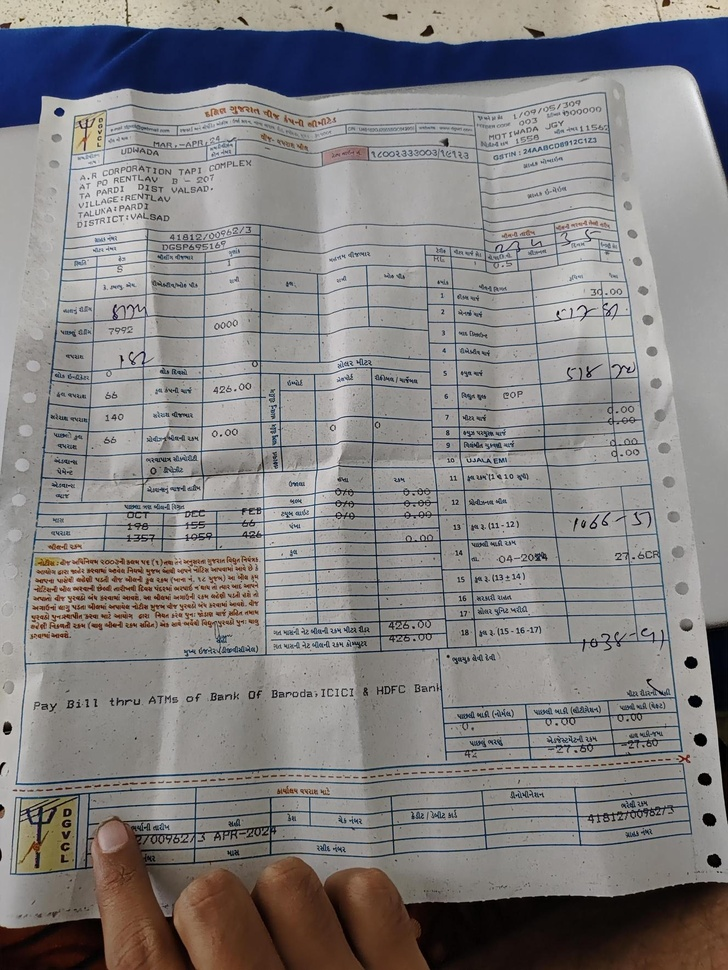
#> input picture images/Media.jpg, 728 x 970 px, shrunk from 1328 x 1770 before the run, found by its file name
$ python image_pre_process.py
#> lines starting #> are read from the running program, lines starting #| are printed output that depends on the picture
import cv2
import numpy as np

def enhance_image(image_path):
    # Load the image
#> called with image_path = 'images/media.jpg'
    image = cv2.imread(image_path, cv2.IMREAD_COLOR)
#> image is the input picture: shape (970, 728, 3); mean B, G, R 130.5, 130.3, 132.8

    # Convert to grayscale
    gray = cv2.cvtColor(image, cv2.COLOR_BGR2GRAY)
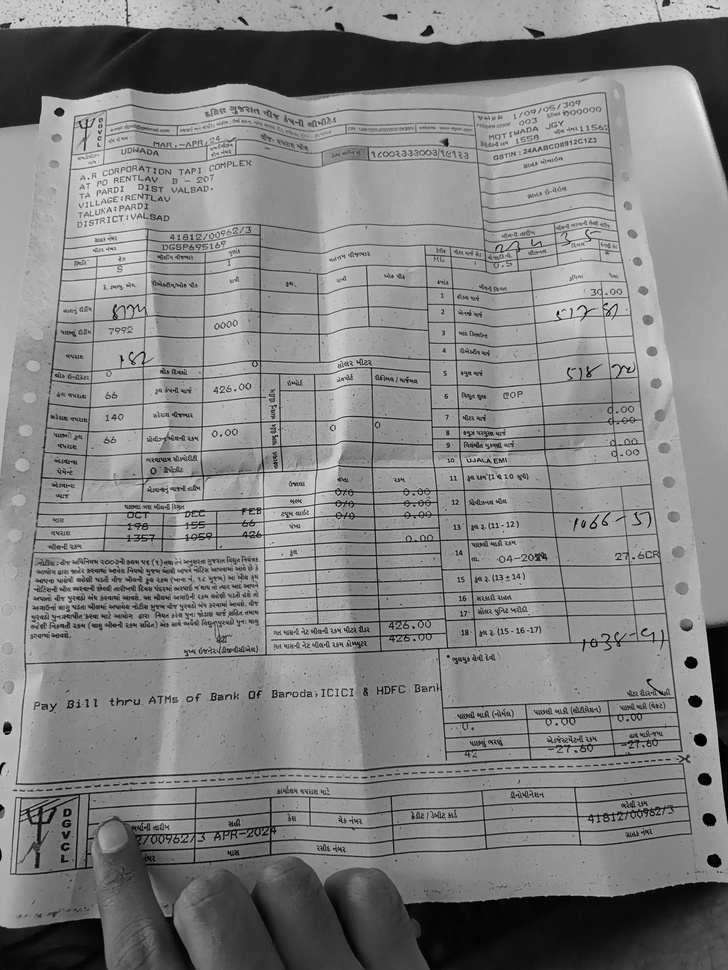
#> gray: shape (970, 728); min 0, max 241, mean 131.1

    # Remove noise using Gaussian Blur
    denoised = cv2.GaussianBlur(gray, (5, 5), 0)

    # Sharpen the image using a kernel
    kernel = np.array([[0, -1, 0], [-1, 4.8,-1], [0, -1, 0]])
    sharpened = cv2.filter2D(denoised, -1, kernel)
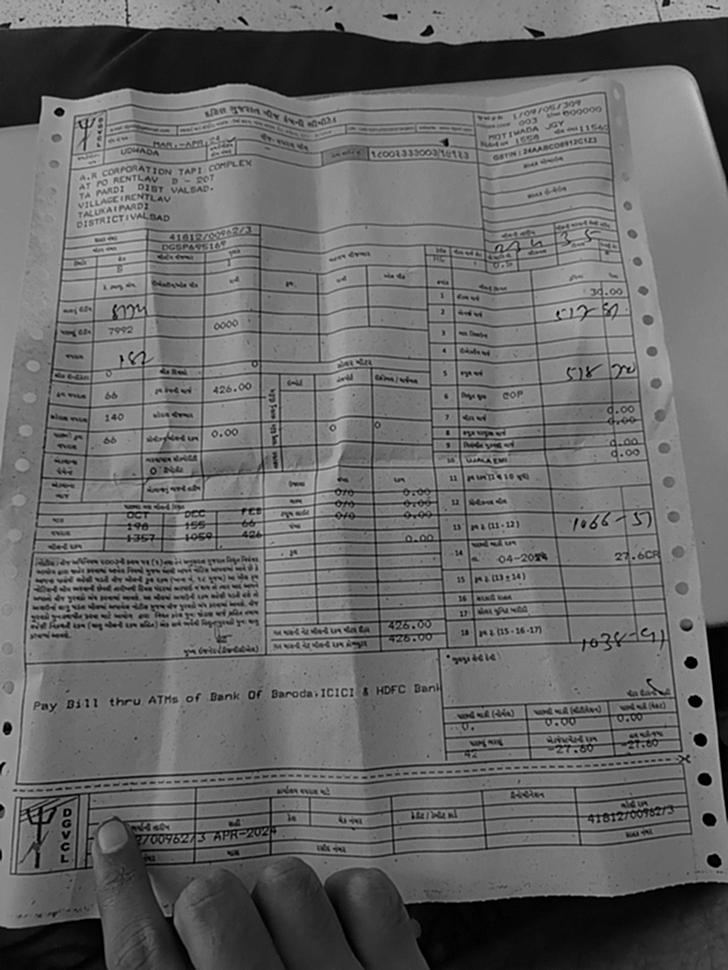
#> sharpened: shape (970, 728); min 0, max 196, mean 104.9

    # Morphological operations to remove small noises and marks
    kernel = np.ones((3, 3), np.uint8)
    morph_cleaned = cv2.morphologyEx(sharpened, cv2.MORPH_CLOSE, kernel)
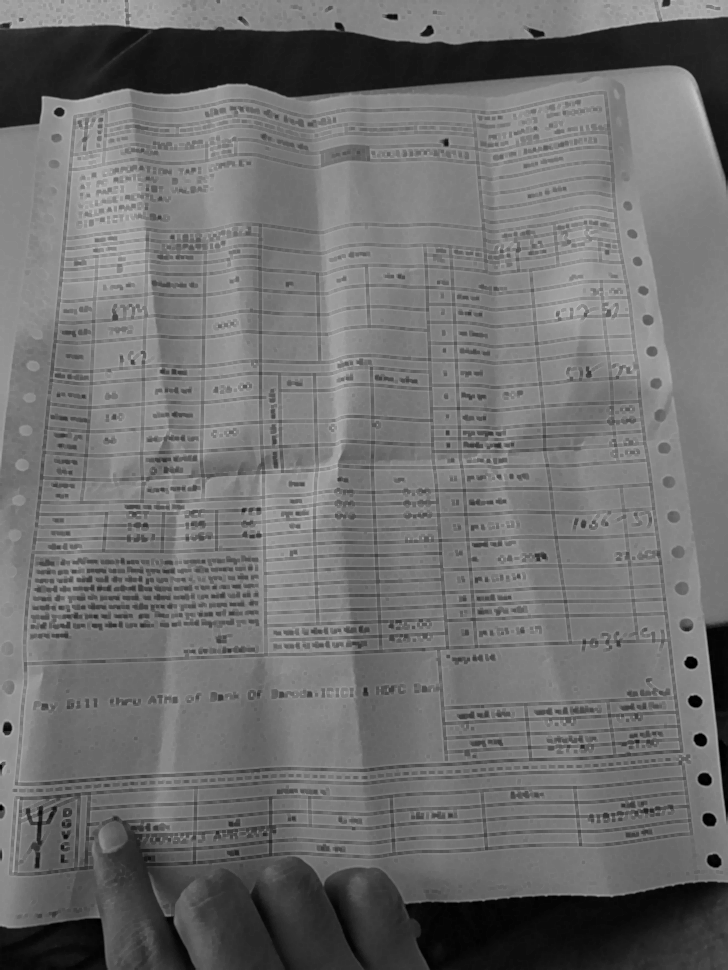
#> morph_cleaned: shape (970, 728); min 0, max 196, mean 109.9
    morph_cleaned = cv2.morphologyEx(morph_cleaned, cv2.MORPH_OPEN, kernel)

    # Edge detection using Canny
    edges = cv2.Canny(morph_cleaned, 50, 100)
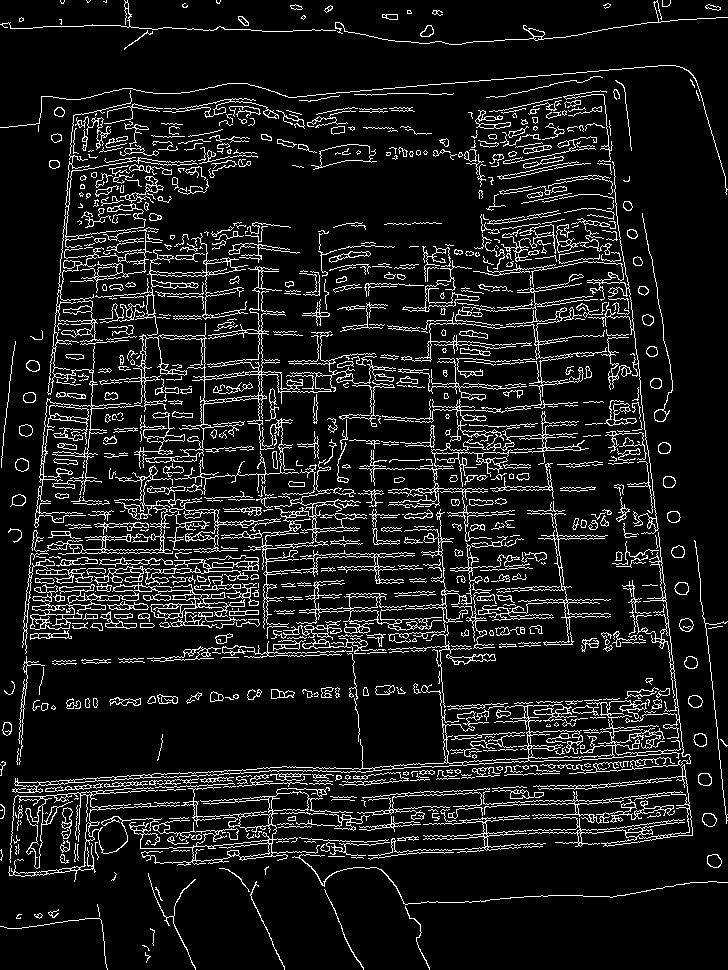
#> edges: shape (970, 728); 10.3% white in thin lines or dots

    # Combine edges with the cleaned image
    result = cv2.bitwise_or(morph_cleaned, edges)
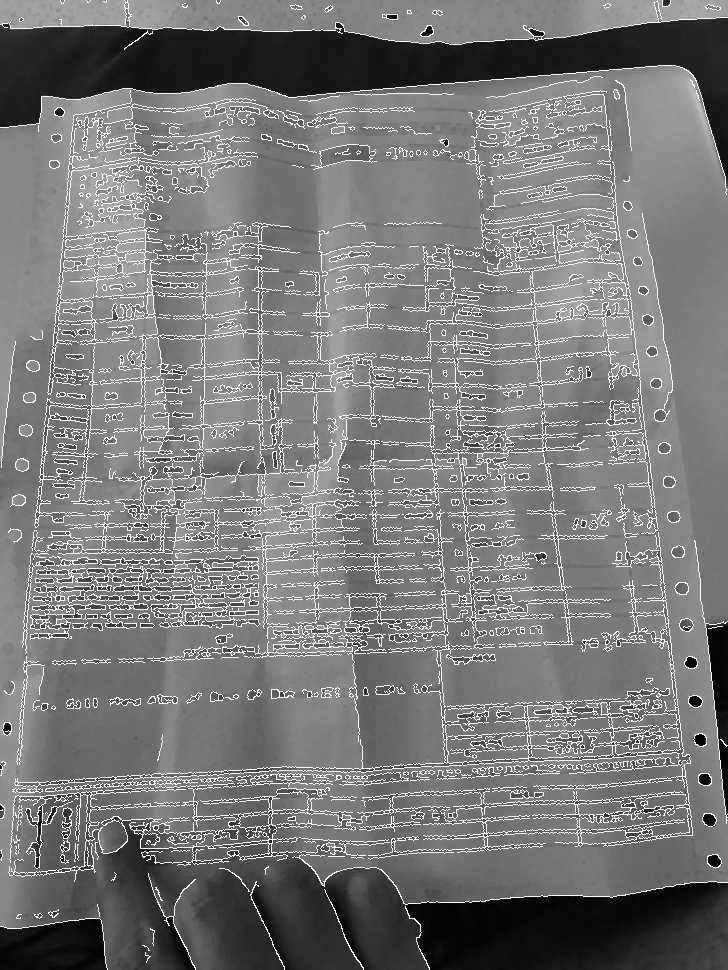
#> result: shape (970, 728); min 0, max 255, mean 123

    # Save the result
    cv2.imwrite('enhanced_image.jpg', result)

    # Display the results
    cv2.imshow('Original Image', image)
    cv2.imshow('Enhanced Image', result)
    cv2.waitKey(0)
    cv2.destroyAllWindows()

if __name__ == "__main__":
    image_path = 'images/media.jpg'
    enhance_image(image_path)
